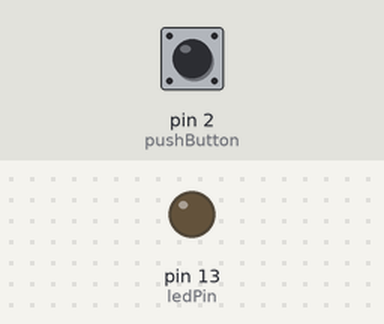
A sketch run on a simulated Arduino Uno, built with avr-gcc and run on an emulated ATmega328P. On the bench: output pins drawn as LEDs (lit = HIGH). The inputs (shaded band) are chosen by the test bench; at power-on: pin 2 (pushButton) LOW.

Above: at 1.2 s.
1.3 s: pin 2 (pushButton) pulled HIGH for 0.15 s
At 1.37 s:
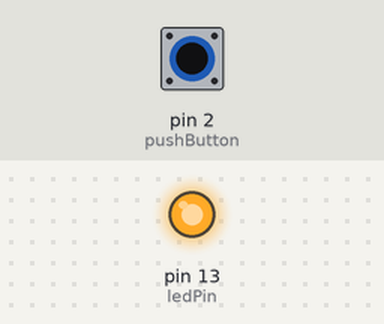
2.9 s: pin 2 (pushButton) pulled HIGH for 3.2 s
At 6.8 s:
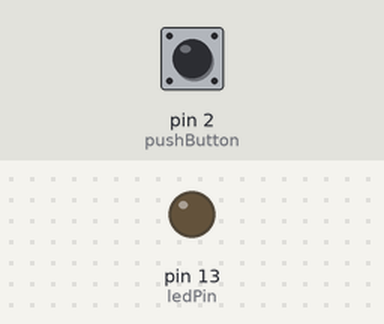
Timing chart, 0 to 8.3 s (numbered marks = the images above; inputs shaded):
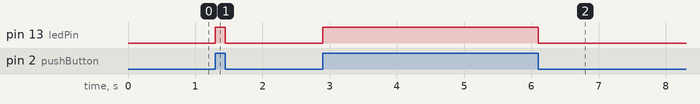

Measured:
- after the input at 1.3 s, pin 13 (ledPin): LOW → HIGH at once, → LOW 0.15 s later
- after the input at 2.9 s, pin 13 (ledPin): LOW → HIGH at once, → LOW 3.2 s later

The sketch:

sketch_sep12a.ino
```cpp
#define pushButton 2
#define ledPin 13
int pushButtonCase = 0;

void setup() {
  pinMode(ledPin, OUTPUT);
  pinMode(pushButton, INPUT);
}

void loop() {
  // read the state of the pushbutton value:
  pushButtonCase = digitalRead(pushButton);

  // check pushbutton.
  pushButtonCase == HIGH ? digitalWrite(ledPin, HIGH) : digitalWrite(ledPin, LOW);
}
```
